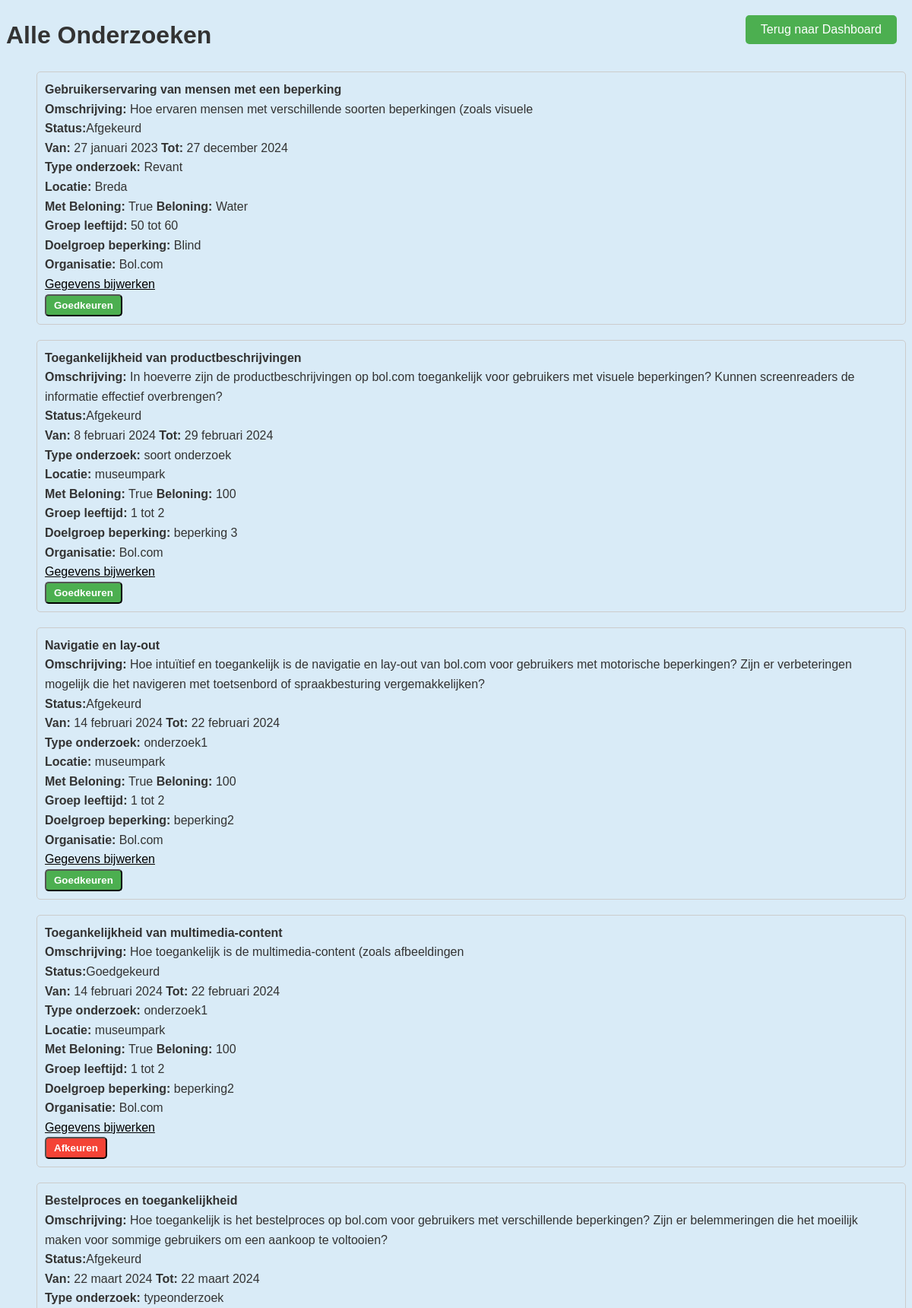
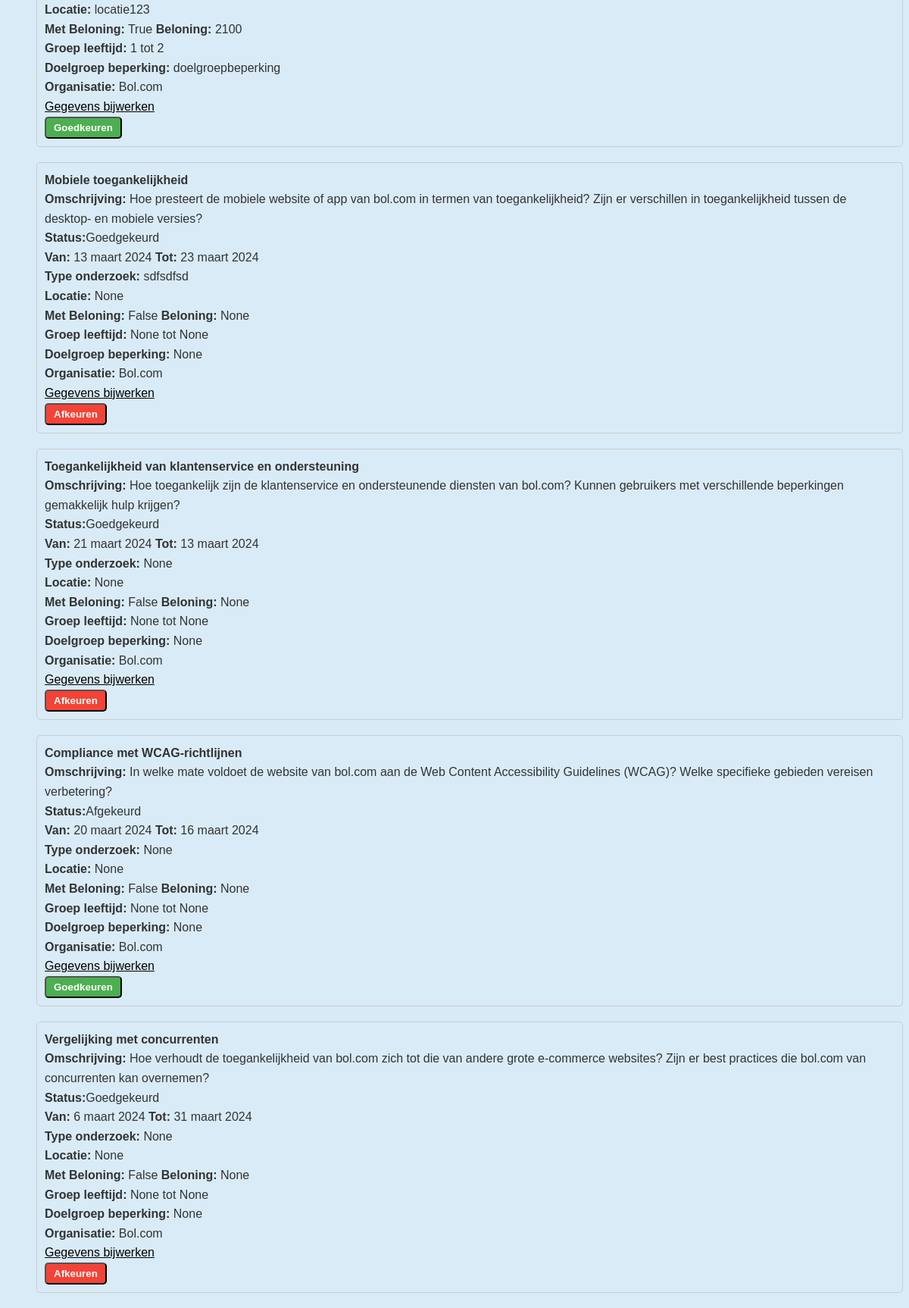
The page /beheerders/onderzoeksvragen/ on the database its author committed (2 pictures, top to bottom).
### core/models.py (models this page shows, shortened)
class Onderzoek(models.Model):
    onderzoek_id = models.AutoField(primary_key=True)
    titel = models.CharField(max_length=255)
    omschrijving = models.TextField(blank=True, null=True)
    status = models.CharField(max_length=50, blank=True, null=True)
    beschikbaar = models.BooleanField(default=True)
    datum_vanaf = models.DateField(blank=True, null=True)
    datum_tot = models.DateField(blank=True, null=True)
    type_onderzoek = models.CharField(max_length=50, blank=True, null=True)
    locatie = models.CharField(max_length=255, blank=True, null=True)
    met_beloning = models.BooleanField(default=False)
    beloning = models.CharField(max_length=255, blank=True, null=True)
    doelgroep_leeftijd_van = models.IntegerField(blank=True, null=True)
    doelgroep_leeftijd_tot = models.IntegerField(blank=True, null=True)
    doelgroep_beperking = models.CharField(max_length=255, blank=True, null=True)
    organisatie = models.ForeignKey(Organisaties, on_delete=models.CASCADE)
    class Meta:
        db_table = 'Onderzoek'

class Organisaties(models.Model):
    organisatie_id = models.AutoField(primary_key=True)
    naam = models.CharField(max_length=255)
    type = models.CharField(max_length=255, blank=True, null=True)
    website = models.URLField(blank=True, null=True)
    beschrijving = models.TextField(blank=True, null=True)
    contactpersoon = models.CharField(max_length=255, blank=True, null=True)
    email = models.EmailField(blank=True, null=True)
    telefoonnummer = models.CharField(max_length=20, blank=True, null=True)
    overige_details = models.TextField(blank=True, null=True)
    api_key = models.CharField(max_length=255, blank=True, null=True)
    class Meta:
        db_table = 'organisaties'

### beheerders/views.py (the view)
# urls.py: path('onderzoeksvragen/', views.onderzoeksvragen, name='onderzoeksvragen'),
def onderzoeksvragen(request):
    onderzoeken = Onderzoek.objects.all()
    return render(request, 'onderzoeksvragen.html', {'onderzoeken': onderzoeken})

### beheerders/templates/onderzoeksvragen.html (shortened to what this page needs)
<!DOCTYPE html>
<html lang="nl">
<head>
    {% load static %}
    <link rel="stylesheet" href="{% static 'CSS/beheerders.css' %}" type="text/css">
</head>
<body>
<button onclick="location.href='{% url 'dashboard_beheer' %}';" class="terug-knop">Terug naar Dashboard</button>
    <h1>Alle Onderzoeken</h1>
    <ul>
        {% for onderzoek in onderzoeken %}
            <li id="onderzoek-item-{{ onderzoek.pk }}">
                <strong>{{ onderzoek.titel }}</strong><br>
                <strong>Omschrijving:</strong> {{ onderzoek.omschrijving }}<br>
                <strong>Status:</strong><span id="status-{{ onderzoek.pk }}">{{ onderzoek.status }}</span><br>
                <strong>Van:</strong> {{ onderzoek.datum_vanaf }} <strong>Tot:</strong> {{ onderzoek.datum_tot }}<br>
                <strong>Type onderzoek:</strong> {{ onderzoek.type_onderzoek }}<br>
                <strong>Locatie:</strong> {{ onderzoek.locatie }}<br>
                <strong>Met Beloning:</strong> {{ onderzoek.met_beloning }} <strong>Beloning:</strong> {{ onderzoek.beloning }}<br>
                <strong>Groep leeftijd:</strong> {{ onderzoek.doelgroep_leeftijd_van }} tot {{ onderzoek.doelgroep_leeftijd_tot }}<br>
                <strong>Doelgroep beperking:</strong> {{ onderzoek.doelgroep_beperking }}<br>
                <strong>Organisatie:</strong> {{ onderzoek.organisatie.naam }}<br>
                <a class="hyperlink_onderzoek" href="{% url 'onderzoek_gegevens' onderzoek.pk %}">Gegevens bijwerken</a><br>
                {% if onderzoek.status == 'Goedgekeurd' %}
                    <button class="afkeur-link" id="afkeur-knop-{{ onderzoek.pk }}" onclick="afkeuren(event, {{ onderzoek.pk }})">Afkeuren</button>
                {% endif %}
                {% if onderzoek.status == 'Afgekeurd' %}
                    <button class="goedkeur-link" id="goedkeur-knop-{{ onderzoek.pk }}" onclick="goedkeuren(event, {{ onderzoek.pk }})">Goedkeuren</button>
                {% endif %}
            </li>
        {% empty %}
            <li>Geen onderzoeken gevonden.</li>
        {% endfor %}
    </ul>
</body>
</html>

### beheerders/static/CSS/beheerders.css (style rules this page uses)
body { font-family: Arial, sans-serif; color: #333; line-height: 1.6; background-color: #d9ebf7; }
.hyperlink_onderzoek { color: #000000; }
.goedkeur-link, .afkeur-link { display: inline-block; padding: 5px 10px; color: #fff; text-decoration: none; border-radius: 5px; font-weight: bold; }
.goedkeur-link { background-color: #4CAF50; }
.afkeur-link { background-color: #f44336; }
.terug-knop { position: absolute; right: 20px; top: 20px; z-index: 10; margin-bottom: 20px; background-color: #4CAF50; color: white; padding: 10px 20px; border: none; border-radius: 5px; cursor: pointer; font-size: 1rem; }

### beheerders/templates/onderzoeksvragen.html (style rules this page uses)
body { font-family: Arial, sans-serif; }
ul { list-style-type: none; }
li { margin-bottom: 20px; padding: 10px; border: 1px solid #ccc; border-radius: 5px; }

### rows shown on the page
Onderzoek: titel "Gebruikerservaring van mensen met een beperking", omschrijving "Hoe ervaren mensen met verschillende soorten beperkingen (zoals visuele", status "Afgekeurd", datum_vanaf "27 januari 2023", datum_tot "27 december 2024", type_onderzoek "Revant", locatie "Breda", met_beloning "True", beloning "Water", doelgroep_leeftijd_van "50", doelgroep_leeftijd_tot "60", doelgroep_beperking "Blind", organisatie.naam "Bol.com"
Onderzoek: titel "Toegankelijkheid van productbeschrijvingen", omschrijving "In hoeverre zijn de productbeschrijvingen op bol.com toegankelijk voor gebruikers met visuele beperkingen? Kunnen screenreaders de informatie effectief overbrengen?", status "Afgekeurd", datum_vanaf "8 februari 2024", datum_tot "29 februari 2024", type_onderzoek "soort onderzoek", locatie "museumpark", met_beloning "True", beloning "100", doelgroep_leeftijd_van "1", doelgroep_leeftijd_tot "2", doelgroep_beperking "beperking 3", organisatie.naam "Bol.com"
Onderzoek: titel "Navigatie en lay-out", omschrijving "Hoe intuïtief en toegankelijk is de navigatie en lay-out van bol.com voor gebruikers met motorische beperkingen? Zijn er verbeteringen mogelijk die het navigeren met toetsenbord of spraakbesturing vergemakkelijken?", status "Afgekeurd", datum_vanaf "14 februari 2024", datum_tot "22 februari 2024", type_onderzoek "onderzoek1", locatie "museumpark", met_beloning "True", beloning "100", doelgroep_leeftijd_van "1", doelgroep_leeftijd_tot "2", doelgroep_beperking "beperking2", organisatie.naam "Bol.com"
Onderzoek: titel "Toegankelijkheid van multimedia-content", omschrijving "Hoe toegankelijk is de multimedia-content (zoals afbeeldingen", status "Goedgekeurd", datum_vanaf "14 februari 2024", datum_tot "22 februari 2024", type_onderzoek "onderzoek1", locatie "museumpark", met_beloning "True", beloning "100", doelgroep_leeftijd_van "1", doelgroep_leeftijd_tot "2", doelgroep_beperking "beperking2", organisatie.naam "Bol.com"
Onderzoek: titel "Bestelproces en toegankelijkheid", omschrijving "Hoe toegankelijk is het bestelproces op bol.com voor gebruikers met verschillende beperkingen? Zijn er belemmeringen die het moeilijk maken voor sommige gebruikers om een aankoop te voltooien?", status "Afgekeurd", datum_vanaf "22 maart 2024", datum_tot "22 maart 2024", type_onderzoek "typeonderzoek", locatie "locatie123", met_beloning "True", beloning "2100", doelgroep_leeftijd_van "1", doelgroep_leeftijd_tot "2", doelgroep_beperking "doelgroepbeperking", organisatie.naam "Bol.com"
Onderzoek: titel "Mobiele toegankelijkheid", omschrijving "Hoe presteert de mobiele website of app van bol.com in termen van toegankelijkheid? Zijn er verschillen in toegankelijkheid tussen de desktop- en mobiele versies?", status "Goedgekeurd", datum_vanaf "13 maart 2024", datum_tot "23 maart 2024", type_onderzoek "sdfsdfsd", locatie "None", met_beloning "False", beloning "None", doelgroep_leeftijd_van "None", doelgroep_leeftijd_tot "None", doelgroep_beperking "None", organisatie.naam "Bol.com"
Onderzoek: titel "Toegankelijkheid van klantenservice en ondersteuning", omschrijving "Hoe toegankelijk zijn de klantenservice en ondersteunende diensten van bol.com? Kunnen gebruikers met verschillende beperkingen gemakkelijk hulp krijgen?", status "Goedgekeurd", datum_vanaf "21 maart 2024", datum_tot "13 maart 2024", type_onderzoek "None", locatie "None", met_beloning "False", beloning "None", doelgroep_leeftijd_van "None", doelgroep_leeftijd_tot "None", doelgroep_beperking "None", organisatie.naam "Bol.com"
Onderzoek: titel "Compliance met WCAG-richtlijnen", omschrijving "In welke mate voldoet de website van bol.com aan de Web Content Accessibility Guidelines (WCAG)? Welke specifieke gebieden vereisen verbetering?", status "Afgekeurd", datum_vanaf "20 maart 2024", datum_tot "16 maart 2024", type_onderzoek "None", locatie "None", met_beloning "False", beloning "None", doelgroep_leeftijd_van "None", doelgroep_leeftijd_tot "None", doelgroep_beperking "None", organisatie.naam "Bol.com"
Onderzoek: titel "Vergelijking met concurrenten", omschrijving "Hoe verhoudt de toegankelijkheid van bol.com zich tot die van andere grote e-commerce websites? Zijn er best practices die bol.com van concurrenten kan overnemen?", status "Goedgekeurd", datum_vanaf "6 maart 2024", datum_tot "31 maart 2024", type_onderzoek "None", locatie "None", met_beloning "False", beloning "None", doelgroep_leeftijd_van "None", doelgroep_leeftijd_tot "None", doelgroep_beperking "None", organisatie.naam "Bol.com"
